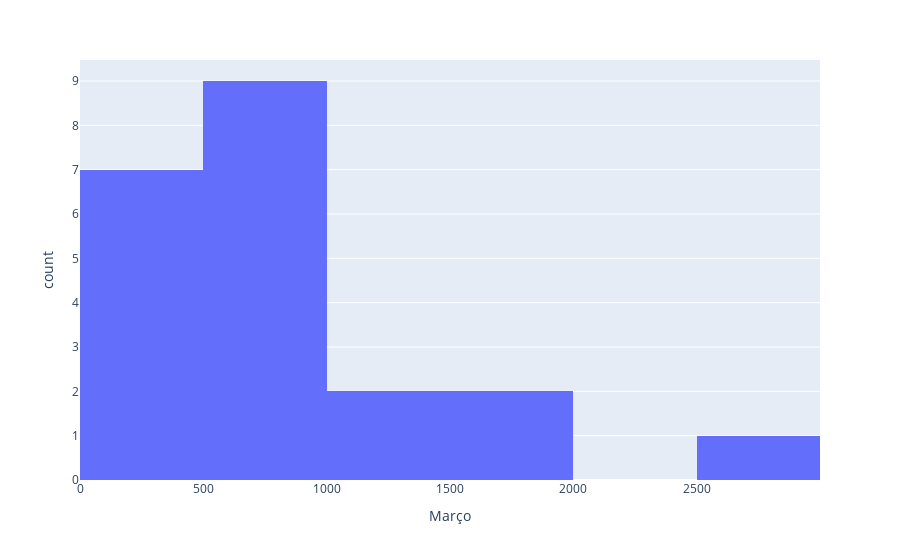

The code cell stored with this chart in its notebook:
### Code cell
hMarco = px.histogram(df,x='Março')
hMarco.show()

### Figure 1 — Plotly figure (JSON) as saved in the notebook; plotly's stock layout.template omitted (floating-point values rounded to 4 significant figures)
{"data": [{"alignmentgroup": "True", "bingroup": "x", "hovertemplate": "Março=%{x}<br>count=%{y}<extra></extra>", "legendgroup": "", "marker": {"color": "#636efa", "pattern": {"shape": ""}}, "name": "", "offsetgroup": "", "orientation": "v", "showlegend": false, "type": "histogram", "x": [399, 1113, 872, 1646, 558, 531, 606, 1140, 747, 374, 883, 239, 310, 402, 705, 309, 1515, 395, 925, 2705, 986], "xaxis": "x", "yaxis": "y"}], "layout": {"barmode": "relative", "legend": {"tracegroupgap": 0}, "margin": {"t": 60}, "xaxis": {"anchor": "y", "domain": [0, 1], "title": {"text": "Março"}}, "yaxis": {"anchor": "x", "domain": [0, 1], "title": {"text": "count"}}}}
